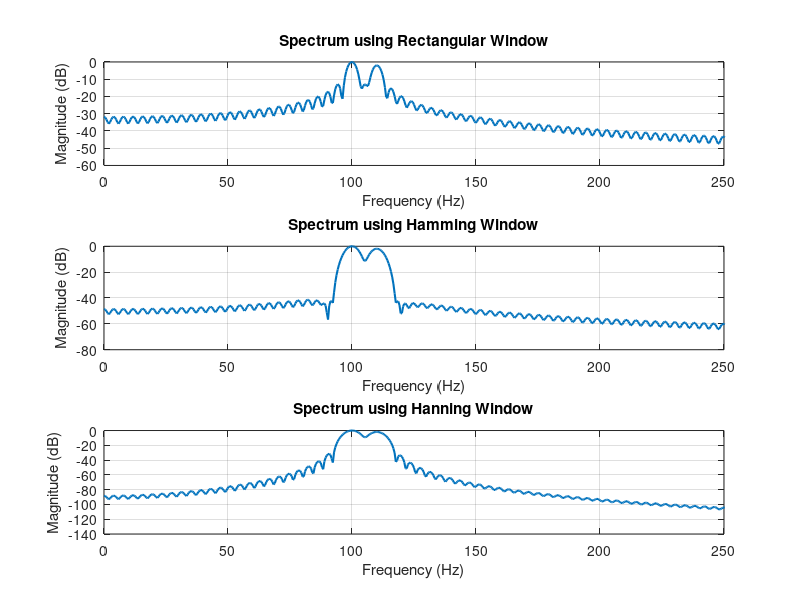
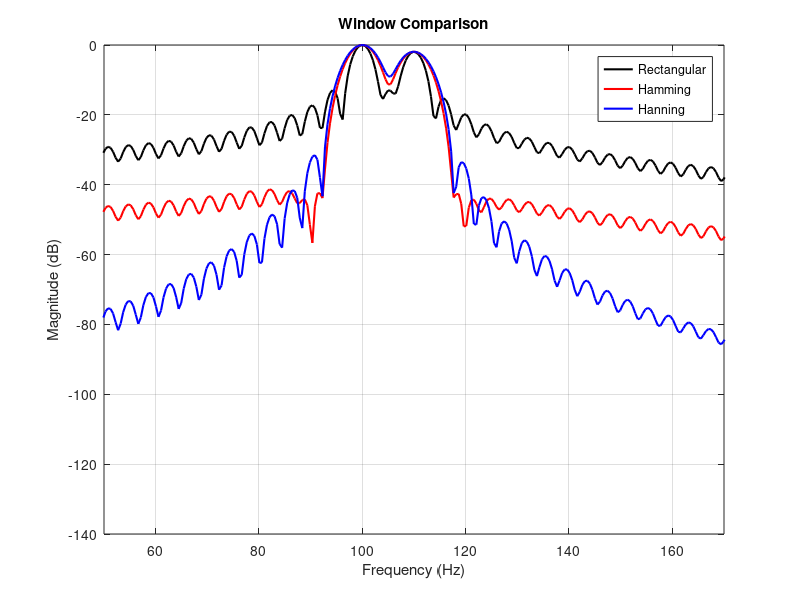
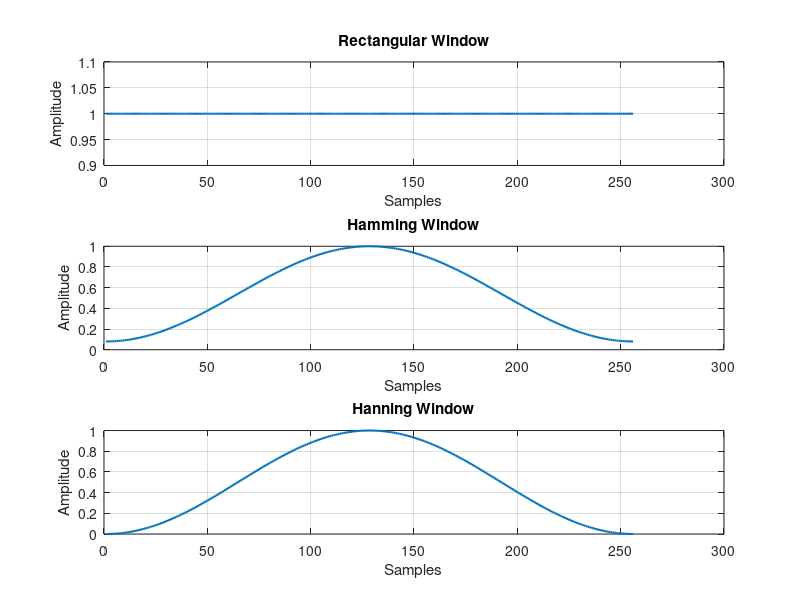

MATLAB code to generate these figures, in order: (Note: this script raises an error after producing the figures.)
clc;
clear;
close all;

%% ==========================================================
% Create Output Folder
%% ==========================================================

scriptPath = fileparts(mfilename('fullpath'));

if isempty(scriptPath)
    scriptPath = pwd;
end

outputFolder = fullfile(scriptPath,'Window_Analysis_Output');

if ~exist(outputFolder,'dir')
    mkdir(outputFolder);
end

%% ==========================================================
% Signal Parameters
%% ==========================================================

fs = 1000;
N = 256;

t = (0:N-1)/fs;

x = sin(2*pi*100*t) + 0.8*sin(2*pi*110*t);

NFFT = 2048;

f = (0:NFFT/2-1)*(fs/NFFT);

%% ==========================================================
% Window Functions
%% ==========================================================

w = {rectwin(N), hamming(N), hann(N)};

names = {'Rectangular','Hamming','Hanning'};

%% ==========================================================
% Window Processing
%% ==========================================================

for i = 1:3

    xw = x(:).*w{i};

    X = fft(xw,NFFT);

    P{i} = abs(X(1:NFFT/2));

    P{i} = P{i}/max(P{i});

end

%% ==========================================================
% Figure 1 : Individual Spectra
%% ==========================================================

fig1 = figure;

for i = 1:3

    subplot(3,1,i)

    plot(f,20*log10(P{i}),'LineWidth',1.5)

    title(['Spectrum using ',names{i},' Window'])

    xlabel('Frequency (Hz)')
    ylabel('Magnitude (dB)')

    xlim([0 250])

    grid on

end

exportgraphics(fig1,...
    fullfile(outputFolder,'Individual_Spectra.png'),...
    'Resolution',300);

%% ==========================================================
% Figure 2 : Window Comparison
%% ==========================================================

fig2 = figure;

plot(f,20*log10(P{1}),'k','LineWidth',1.5)
hold on
plot(f,20*log10(P{2}),'r','LineWidth',1.5)
plot(f,20*log10(P{3}),'b','LineWidth',1.5)

legend(names)

title('Window Comparison')

xlabel('Frequency (Hz)')
ylabel('Magnitude (dB)')

xlim([50 170])

grid on

exportgraphics(fig2,...
    fullfile(outputFolder,'Window_Comparison.png'),...
    'Resolution',300);

%% ==========================================================
% Figure 3 : Window Shapes
%% ==========================================================

fig3 = figure;

for i = 1:3

    subplot(3,1,i)

    plot(w{i},'LineWidth',1.5)

    title([names{i},' Window'])

    xlabel('Samples')
    ylabel('Amplitude')

    grid on

end

exportgraphics(fig3,...
    fullfile(outputFolder,'Window_Shapes.png'),...
    'Resolution',300);

%% ==========================================================
% Peak Detection
%% ==========================================================

for i = 1:3

    [pks{i},loc{i}] = findpeaks(P{i},f,'MinPeakHeight',0.3);

    fprintf('\n%s Window Frequencies:\n',names{i});
    disp(loc{i});

end

%% ==========================================================
% Figure 4 : Peak Detection (Hamming)
%% ==========================================================

fig4 = figure;

plot(f,20*log10(P{2}),'LineWidth',1.5)
hold on

plot(loc{2},20*log10(pks{2}),...
    'ro','MarkerFaceColor','r')

title('Detected Frequencies (Hamming Window)')

xlabel('Frequency (Hz)')
ylabel('Magnitude (dB)')

xlim([50 170])

grid on

exportgraphics(fig4,...
    fullfile(outputFolder,'Detected_Frequencies_Hamming.png'),...
    'Resolution',300);

%% ==========================================================
% Main Spectral Peaks
%% ==========================================================

fprintf('\nMain Spectral Peaks:\n');

for i = 1:3

    [~,idx] = max(P{i});

    fprintf('%s Window Peak = %.2f Hz\n',names{i},f(idx));

end

%% ==========================================================
% Completion Message
%% ==========================================================

disp(' ');
disp('Program executed successfully.');
disp(['Images saved in: ',outputFolder]);

disp('Saved Files:');
disp('1. Individual_Spectra.png');
disp('2. Window_Comparison.png');
disp('3. Window_Shapes.png');
disp('4. Detected_Frequencies_Hamming.png');
